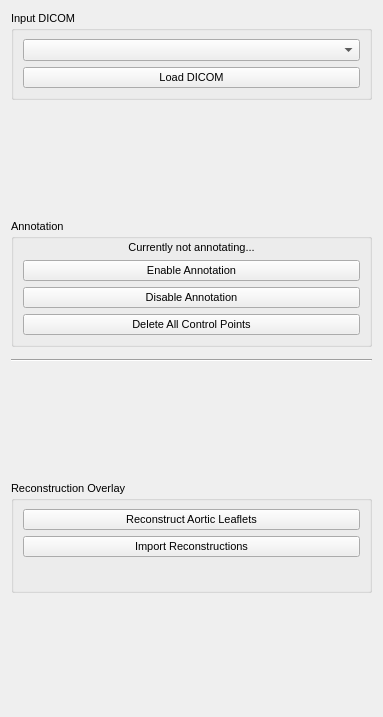
<?xml version="1.0" encoding="UTF-8"?>
<ui version="4.0">
 <class>Interface</class>
 <widget class="qMRMLWidget" name="Interface">
  <property name="geometry">
   <rect>
    <x>0</x>
    <y>0</y>
    <width>383</width>
    <height>717</height>
   </rect>
  </property>
  <layout class="QVBoxLayout" name="verticalLayout">
   <item>
    <widget class="QGroupBox" name="groupBox_2">
     <property name="font">
      <font>
       <pointsize>8</pointsize>
       <weight>50</weight>
       <bold>false</bold>
      </font>
     </property>
     <property name="title">
      <string>Input DICOM</string>
     </property>
     <layout class="QVBoxLayout" name="verticalLayout_2">
      <item>
       <widget class="QComboBox" name="dicom_dropdown"/>
      </item>
      <item>
       <widget class="QPushButton" name="load_dicom_button">
        <property name="text">
         <string>Load DICOM</string>
        </property>
       </widget>
      </item>
     </layout>
    </widget>
   </item>
   <item>
    <spacer name="verticalSpacer_3">
     <property name="orientation">
      <enum>Qt::Vertical</enum>
     </property>
     <property name="sizeHint" stdset="0">
      <size>
       <width>20</width>
       <height>20</height>
      </size>
     </property>
    </spacer>
   </item>
   <item>
    <widget class="QGroupBox" name="groupBox">
     <property name="font">
      <font>
       <pointsize>8</pointsize>
      </font>
     </property>
     <property name="title">
      <string>Annotation</string>
     </property>
     <layout class="QVBoxLayout" name="verticalLayout_3">
      <property name="topMargin">
       <number>3</number>
      </property>
      <item>
       <widget class="QLabel" name="annotation_label">
        <property name="text">
         <string>Currently not annotating...</string>
        </property>
        <property name="alignment">
         <set>Qt::AlignCenter</set>
        </property>
        <property name="margin">
         <number>3</number>
        </property>
       </widget>
      </item>
      <item>
       <widget class="QPushButton" name="enable_annotation_button">
        <property name="text">
         <string>Enable Annotation</string>
        </property>
       </widget>
      </item>
      <item>
       <widget class="QPushButton" name="disable_annotation_button">
        <property name="text">
         <string>Disable Annotation</string>
        </property>
       </widget>
      </item>
      <item>
       <widget class="QPushButton" name="deleteButton">
        <property name="text">
         <string>Delete All Control Points</string>
        </property>
       </widget>
      </item>
     </layout>
    </widget>
   </item>
   <item>
    <widget class="qSlicerMarkupsPlaceWidget" name="MarkupsPlaceWidget"/>
   </item>
   <item>
    <widget class="Line" name="line">
     <property name="orientation">
      <enum>Qt::Horizontal</enum>
     </property>
    </widget>
   </item>
   <item>
    <spacer name="verticalSpacer_2">
     <property name="orientation">
      <enum>Qt::Vertical</enum>
     </property>
     <property name="sizeHint" stdset="0">
      <size>
       <width>20</width>
       <height>20</height>
      </size>
     </property>
    </spacer>
   </item>
   <item>
    <widget class="QGroupBox" name="groupBox_3">
     <property name="sizePolicy">
      <sizepolicy hsizetype="Expanding" vsizetype="MinimumExpanding">
       <horstretch>0</horstretch>
       <verstretch>0</verstretch>
      </sizepolicy>
     </property>
     <property name="font">
      <font>
       <pointsize>8</pointsize>
      </font>
     </property>
     <property name="title">
      <string>Reconstruction Overlay</string>
     </property>
     <layout class="QVBoxLayout" name="verticalLayout_4">
      <item>
       <widget class="QPushButton" name="reconstructButton">
        <property name="text">
         <string>Reconstruct Aortic Leaflets</string>
        </property>
       </widget>
      </item>
      <item>
       <widget class="QPushButton" name="importButton">
        <property name="text">
         <string>Import Reconstructions</string>
        </property>
       </widget>
      </item>
      <item>
       <widget class="qMRMLSegmentsTableView" name="SegmentsTableView">
        <property name="sizePolicy">
         <sizepolicy hsizetype="Preferred" vsizetype="Fixed">
          <horstretch>0</horstretch>
          <verstretch>0</verstretch>
         </sizepolicy>
        </property>
       </widget>
      </item>
      <item>
       <widget class="qMRMLSegmentationDisplayNodeWidget" name="SegmentationDisplayNodeWidget"/>
      </item>
     </layout>
    </widget>
   </item>
   <item>
    <spacer name="verticalSpacer">
     <property name="orientation">
      <enum>Qt::Vertical</enum>
     </property>
     <property name="sizeHint" stdset="0">
      <size>
       <width>20</width>
       <height>30</height>
      </size>
     </property>
    </spacer>
   </item>
  </layout>
 </widget>
 <customwidgets>
  <customwidget>
   <class>qMRMLWidget</class>
   <extends>QWidget</extends>
   <header>qMRMLWidget.h</header>
   <container>1</container>
  </customwidget>
  <customwidget>
   <class>qSlicerWidget</class>
   <extends>QWidget</extends>
   <header>qSlicerWidget.h</header>
   <container>1</container>
  </customwidget>
  <customwidget>
   <class>qSlicerMarkupsPlaceWidget</class>
   <extends>qSlicerWidget</extends>
   <header>qSlicerMarkupsPlaceWidget.h</header>
  </customwidget>
  <customwidget>
   <class>qMRMLSegmentsTableView</class>
   <extends>qMRMLWidget</extends>
   <header>qMRMLSegmentsTableView.h</header>
  </customwidget>
  <customwidget>
   <class>qMRMLSegmentationDisplayNodeWidget</class>
   <extends>qMRMLWidget</extends>
   <header>qMRMLSegmentationDisplayNodeWidget.h</header>
  </customwidget>
 </customwidgets>
 <resources/>
 <connections/>
</ui>
